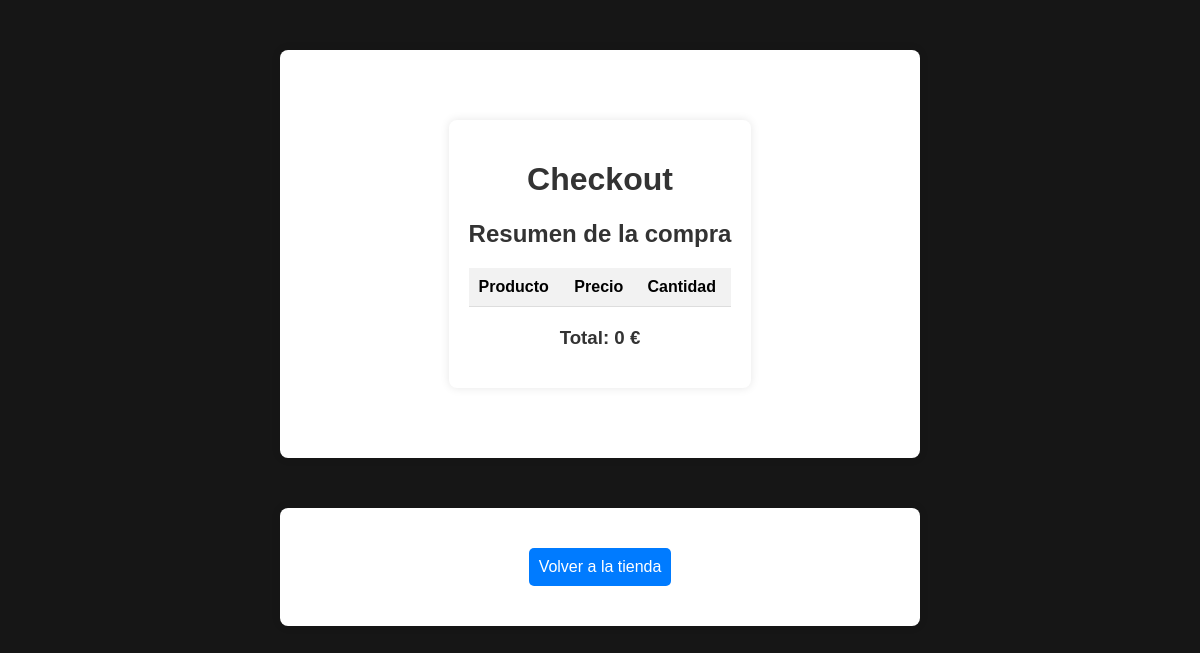
Before: /public/checkout.php (signed in) with the older database file.
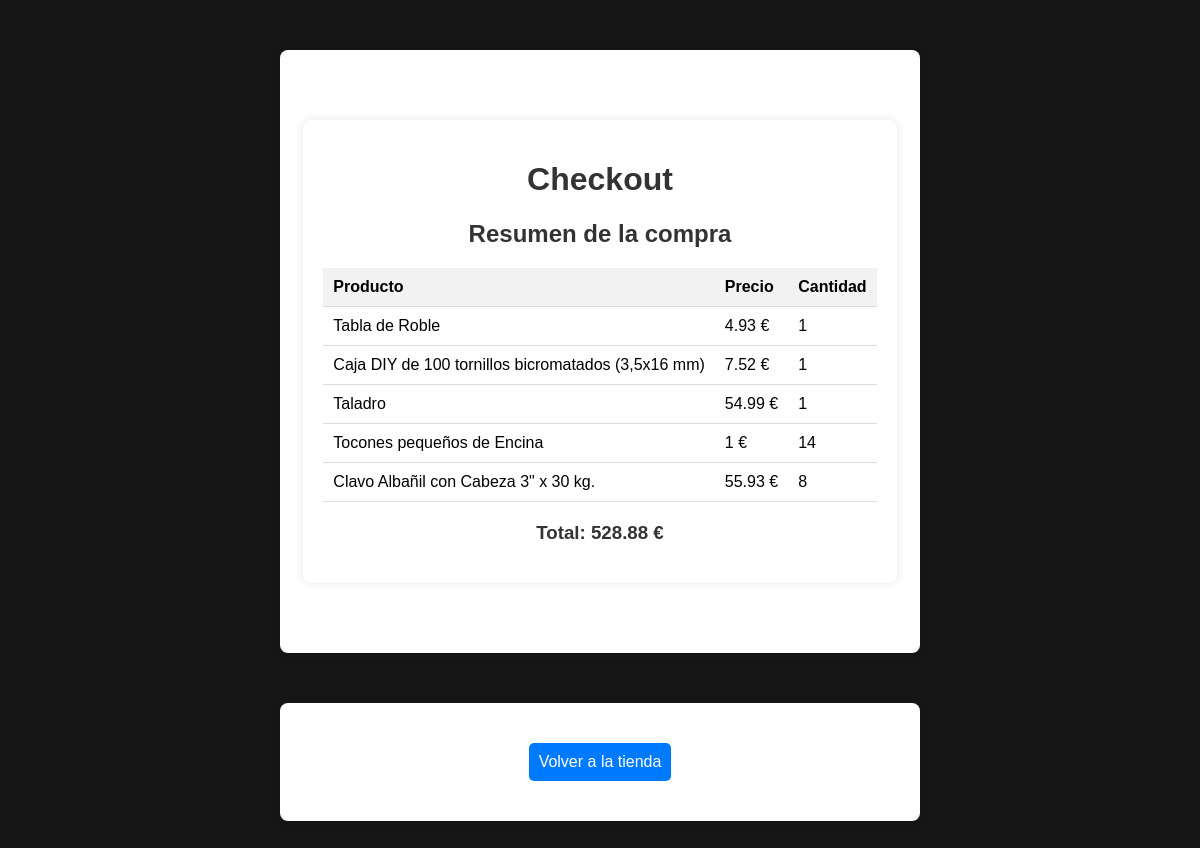
After: the same page with the newer database file.
### tables this page shows
CREATE TABLE `carrito` (
  `id` int(11) NOT NULL,
  `id_producto` int(11) NOT NULL,
  `id_usuario` int(11) NOT NULL,
  `cantidad` int(11) NOT NULL
);

CREATE TABLE `productos` (
  `id` int(11) NOT NULL,
  `nombre` varchar(256) NOT NULL,
  `precioUnitario` float NOT NULL,
  `imagen` varbinary(8000) NOT NULL,
  `stock` int(11) NOT NULL
);

### public/checkout.php (the view, shortened to what this page needs)
<?php
$conn = new PDO("mysql:host=localhost;dbname=mi_tienda_online", "root", "");
$conn->setAttribute(PDO::ATTR_ERRMODE, PDO::ERRMODE_EXCEPTION);
$usuario_id = $_SESSION['id'];
try {
    $stmt = $conn->prepare("
        SELECT p.id, p.nombre, p.precioUnitario, p.stock, c.cantidad
        FROM carrito c
        JOIN productos p ON c.id_producto = p.id
        WHERE c.id_usuario = :id_usuario
    ");
    $stmt->bindParam(':id_usuario', $usuario_id, PDO::PARAM_INT);
    $stmt->execute();
    $carrito = $stmt->fetchAll(PDO::FETCH_ASSOC);
    $totalPrecio = 0;
    foreach ($carrito as $producto) {
        $totalPrecio += $producto['precioUnitario'] * $producto['cantidad'];
    }
} catch (Exception $ex) {
}
?>
<!DOCTYPE html>
<html lang="es">
<head>
    <link rel="stylesheet" href="../assets/css/styles3.css">
</head>
<body>
    <div style="display: flex; justify-content:center;">
        <div>
            <h1>Checkout</h1>
            <h2>Resumen de la compra</h2>
            <table>
                <tr>
                    <th>Producto</th>
                    <th>Precio</th>
                    <th>Cantidad</th>
                </tr>
                <?php foreach ($carrito as $producto): ?>
                    <tr>
                        <td><?= $producto['nombre'] ?></td>
                        <td><?= $producto['precioUnitario'] ?> €</td>
                        <td><?= $producto['cantidad'] ?></td>
                    </tr>
                <?php endforeach; ?>
            </table>
            <h3>Total: <?= $totalPrecio ?> €</h3>
        </div>
    </div>
<div style="display:flex; justify-content:center; align-items:center; width:auto;">
<a href="public.php">Volver a la tienda</a>
</div>
</body>
</html>

### assets/css/styles3.css (style rules this page uses)
body { font-family: Arial, sans-serif; background-color: rgb(22, 22, 22); margin: 0; padding: 0; }
div { background-color: #fff; padding: 20px; margin: 50px auto; box-shadow: 0 0 10px rgba(0, 0, 0, 0.1); border-radius: 8px; max-width: 600px; }
h1, h2, h3 { text-align: center; color: #333; }
table { width: 100%; border-collapse: collapse; margin: 20px 0; }
th, td { padding: 10px; text-align: left; border-bottom: 1px solid #ddd; }
th { background-color: #f2f2f2; }
a { display: block; text-align: center; margin: 20px 0; padding: 10px; background-color: #007bff; color: #fff; text-decoration: none; border-radius: 5px; }

Changed rows visible on the page:
added carrito: id_producto.nombre "Tabla de Roble", id_producto.precioUnitario "4.93", cantidad "1"
added carrito: id_producto.nombre "Caja DIY de 100 tornillos bicromatados (3,5x16 mm)", id_producto.precioUnitario "7.52", cantidad "1"
added carrito: id_producto.nombre "Taladro", id_producto.precioUnitario "54.99", cantidad "1"
added carrito: id_producto.nombre "Tocones pequeños de Encina", id_producto.precioUnitario "1", cantidad "14"
added carrito: id_producto.nombre "Clavo Albañil con Cabeza 3\" x 30 kg.", id_producto.precioUnitario "55.93", cantidad "8"
Other visible differences:
$totalPrecio: "0" → "528.88"
